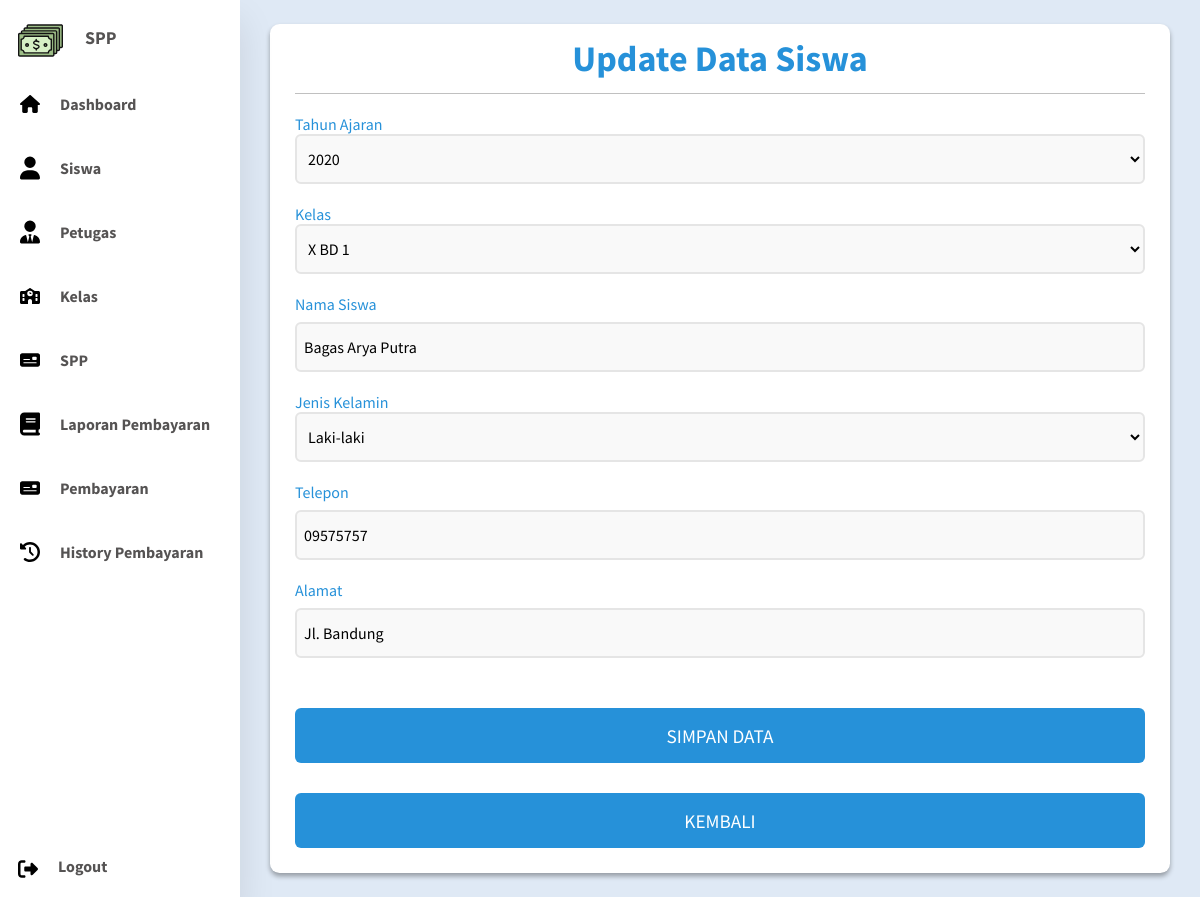
Screenshot of /Aplikasi/login/dashboard.php?update_siswa=3 (signed in) with the database file from the repository.
### tables this page shows
CREATE TABLE `siswa` (
  `nis` int(5) NOT NULL,
  `id_spp` int(5) NOT NULL,
  `id_kelas` int(5) NOT NULL,
  `nama_siswa` varchar(64) NOT NULL,
  `password` varchar(64) NOT NULL,
  `jenis_kelamin` varchar(25) NOT NULL,
  `telepon` varchar(15) NOT NULL,
  `alamat` text NOT NULL,
  `jatuh_tempo` date DEFAULT NULL
);

### Aplikasi/update/siswa.php (the view, shortened to what this page needs)
<?php
include("../koneksi.php");
$id = $_GET['update_siswa'];
$query = "SELECT * FROM siswa JOIN kelas USING (id_kelas) JOIN spp USING (id_spp) WHERE nis='$id'";
$hasil = mysqli_query($koneksi, $query);
while ($data = mysqli_fetch_assoc($hasil)) {
?>
    <main class="input">
        <section class="input-header">
            <h1>Update Data Siswa</h1>
        </section>
        <form class="form" action="../proses/update/proses_siswa.php" method="post">
            <section class="select-body">
                <section class="column">
                    <label for="tahun_ajaran">Tahun Ajaran</label>
                    <select name="id_spp">
                        <?php
                        include("../koneksi.php");
                        $id_spp = $data['id_spp'];
                        $query = "SELECT * FROM spp WHERE id_spp = '$id_spp'";
                        $hasil = mysqli_query($koneksi, $query);
                        while ($rowspp = mysqli_fetch_assoc($hasil)) {
                        ?>
                            <option value="<?php echo $rowspp['id_spp']; ?>"><?php echo $rowspp['tahun_ajaran']; ?></option>
                        <?php
                        }
                        ?>
                        <?php
                        include("../koneksi.php");
                        $query = "SELECT * FROM spp ORDER BY tahun_ajaran ASC";
                        $hasil = mysqli_query($koneksi, $query);
                        ?>
                    </select>
                </section>
            </section>
            <section class="select-body">
                <section class="column">
                    <label for="">Kelas</label>
                    <select name="id_kelas">
                        <?php
                        $id_kelas = $data['id_kelas'];
                        $query = "SELECT * FROM kelas WHERE id_kelas = '$id_kelas'";
                        $hasil = mysqli_query($koneksi, $query);
                        while ($rowkelas1 = mysqli_fetch_assoc($hasil)) {
                        ?>
                            <option value="<?php echo $rowkelas1['id_kelas']; ?>"><?php echo $rowkelas1['kelas']; ?></option>
                        <?php
                        }
                        ?>
                        <?php
                        include("../koneksi.php");
                        $query = "SELECT * FROM kelas ORDER BY kelas desc";
                        $hasil = mysqli_query($koneksi, $query);
                        ?>
                    </select>
                </section>
            </section>
            <section class="input-body">
                <label for="nama_siswa">Nama Siswa</label>
                <input type="text" value="<?php echo $data['nama_siswa']; ?>" name="nama_siswa" id="nama_siswa" required autocomplete="off">
            </section>
            <section class="select-body">
                <section class="column">
                    <label for="jenis_kelamin">Jenis Kelamin</label>
                    <select name="jenis_kelamin" id="jenis_kelamin">
                        <option value="<?php echo $data['jenis_kelamin']; ?>"><?php echo $data['jenis_kelamin']; ?></option>
                    </select>
                </section>
            </section>
            <section class="input-body">
                <label for="telepon">Telepon</label>
                <input type="text" value="<?php echo $data['telepon']; ?>" name="telepon" id="telepon" maxlength="15" required>
            </section>
            <section class="input-body">
                <label for="alamat">Alamat</label>
                <input type="text" value="<?php echo $data['alamat']; ?>" name="alamat" id="alamat" required>
            </section>
            <button type="submit" name="submit">SIMPAN DATA</button>
        </form>
        <form class="form" action="javascript:history.back()">
            <button type="submit" name="submit">KEMBALI</button>
        </form>
    </main>
<?php
}
?>

### Aplikasi/index.css (style rules this page uses)
* { margin: 0; padding: 0; box-sizing: border-box; text-decoration: none; font-family: "Source Sans Pro", sans-serif; }
body { background: #dfe9f5; min-height: 100vh; display: flex; justify-content: center; }
.input-header { width: 100%; height: 5%; padding: 12px; font-size: 24px; text-align: center; border-bottom: 1px solid silver; color: #2691d9; }
main.input { background-color: #fff; box-shadow: 0 0.2rem 0.3rem #0005; border-radius: 0.8rem; margin: 2% 0 2% 20%; width: 75%; height: 100%; background-color: #fff; border-radius: 0.6rem; padding: 0 25px 25px 25px; }
.input-body { width: 100%; margin-top: 20px; }
.input-body input[type="text"], .input-body input[type="number"], .input-body input[type="date"] { height: 50px; width: 100%; border: 2px solid #e5e5e5; border-radius: 6px; outline: none; font-size: 1rem; background-color: #f9f9f9; padding: 0 7px 0 7px; }
.input-body label { color: #2691d9; }
.form :where(.input-body input, .select-box) { position: relative; height: 50px; width: 100%; font-size: 1rem; margin-top: 8px; background-color: #f9f9f9; border: 2px solid #e5e5e5; border-radius: 6px; padding: 0 12px 0 12px; }
.form .column { margin-top: 20px; align-items: center; column-gap: 5px; }
.select-body select { height: 50px; width: 100%; border: 2px solid #e5e5e5; border-radius: 6px; outline: none; font-size: 1rem; background-color: #f9f9f9; padding: 0 7px 0 7px; }
.select-body label { color: #2691d9; }
.form button { height: 55px; width: 100%; color: #fff; font-size: 1.2rem; font-weight: 400; margin-top: 30px; border-radius: 6px; border: none; cursor: pointer; transition: all 0.3s ease; background: #2691d9; }

### rows the page displays
siswa: nama_siswa "Bagas Arya Putra", jenis_kelamin "Laki-laki", telepon "09575757", alamat "Jl. Bandung"

### other values shown
form field id_spp "2020"
form field id_kelas "X BD 1"
